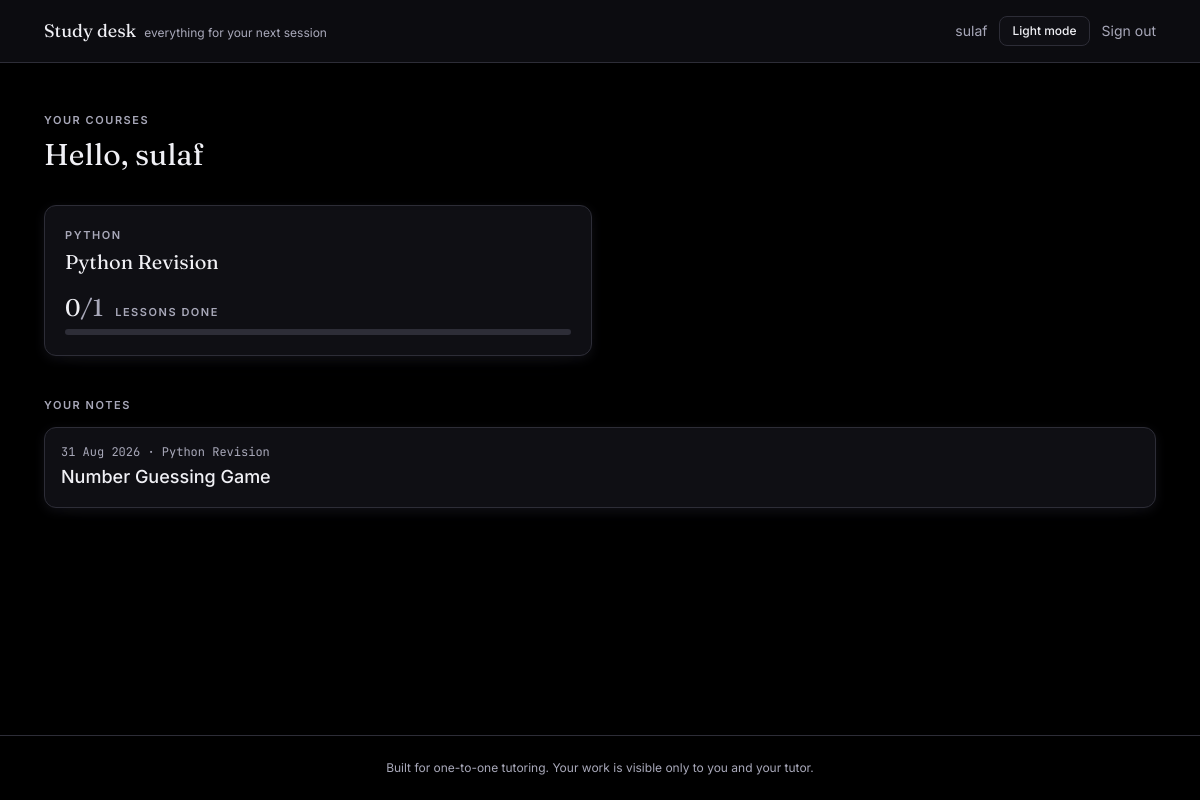
The page / (signed in) on the database its author committed.
### accounts/models.py (models this page shows, shortened)
class StudentProfile(models.Model):
    PLATFORMS = [
        ("fiverr", "Fiverr"),
        ("preply", "Preply"),
        ("direct", "Direct / Zoom"),
    ]
    user = models.OneToOneField(
        settings.AUTH_USER_MODEL, on_delete=models.CASCADE, related_name="student_profile"
    )
    display_name = models.CharField(
        max_length=60, help_text="What the student is called in lessons. A first name is enough."
    )
    platform = models.CharField(max_length=20, choices=PLATFORMS, default="direct")
    is_minor = models.BooleanField(
        default=False, help_text="Tick if under 18. Guardian contact is then required."
    )
    guardian_email = models.EmailField(
        blank=True, help_text="Only for students under 18. Leave empty otherwise."
    )
    notes = models.TextField(
        blank=True, help_text="Teaching notes only. Do not store anything sensitive here."
    )
    created_at = models.DateTimeField(auto_now_add=True)
    class Meta:
        ordering = ["display_name"]

### learning/models.py (models this page shows, shortened)
class Course(models.Model):
    SUBJECTS = [
        ("python", "Python"),
        ("data", "Data science"),
        ("ml", "Machine learning / computer vision"),
        ("matlab", "MATLAB"),
        ("robotics", "Arduino / Webots robotics"),
        ("exam", "Exam preparation"),
    ]
    title = models.CharField(max_length=120)
    slug = models.SlugField(unique=True)
    subject = models.CharField(max_length=20, choices=SUBJECTS, default="python")
    description = models.TextField(blank=True)
    is_published = models.BooleanField(
        default=True, help_text="Untick to hide from students while you build it."
    )
    created_at = models.DateTimeField(auto_now_add=True)
    class Meta:
        ordering = ["title"]

class Lesson(models.Model):
    course = models.ForeignKey(Course, on_delete=models.CASCADE, related_name="lessons", null=True, blank=True)
    student = models.ForeignKey(
        settings.AUTH_USER_MODEL, on_delete=models.CASCADE, related_name="personal_lessons",
        null=True, blank=True, help_text="Set for a dated document written for one student.",
    )
    date = models.DateField(null=True, blank=True, help_text="Orders this on the student's timeline.")
    order = models.PositiveIntegerField(default=1, help_text="Position in the course (shared curriculum lessons only).")
    title = models.CharField(max_length=140)
    subtitle = models.CharField(max_length=255, blank=True)
    description = models.TextField(blank=True, help_text="What the student will do this session. (Legacy field — new lessons use markdown_source.)")
    markdown_source = models.TextField(blank=True, help_text="The lesson document. See skills/FORMAT_SPEC.md.")
    meta = models.JSONField(default=dict, blank=True, help_text="Unknown front-matter keys, rendered as header pills.")
    hint_seconds_default = models.PositiveIntegerField(default=20)
    is_published = models.BooleanField(default=True, help_text="Locked (unticked) lessons are invisible to the student.")
    class Meta:
        ordering = ["-date", "order", "id"]
    @property
    def is_document(self):
        return bool(self.markdown_source)

### learning/views.py (the view)
# urls.py: path("", views.dashboard, name="dashboard"),
@login_required
def dashboard(request):
    courses = enrolled_courses(request.user)
    cards = [{"course": c, **course_progress(request.user, c)} for c in courses]
    notes = student_lessons(request.user)
    return render(request, "learning/dashboard.html", {"cards": cards, "notes": notes})

### learning/services.py (called while the page is built)
def enrolled_courses(user):
    return Course.objects.filter(
        enrollments__student=user, enrollments__is_active=True, is_published=True
    ).distinct()

def student_lessons(student, *, include_locked=False):
    qs = Lesson.objects.filter(student=student).order_by("-date", "-id")
    if not include_locked:
        qs = qs.filter(is_published=True)
    return qs

### templates/learning/dashboard.html (shortened to what this page needs)
{% extends "base.html" %}
{% block content %}
<p class="eyebrow">Your courses</p>
<h1 class="mt-2 font-display text-3xl">Hello, {{ user.student_profile.display_name|default:user.username }}</h1>
{% if cards %}
<div class="mt-8 grid gap-4 sm:grid-cols-2">
  {% for card in cards %}
    <a href="{% url 'course_detail' card.course.slug %}" class="card block p-5 transition hover:border-mint-400">
      <p class="eyebrow">{{ card.course.get_subject_display }}</p>
      <h2 class="mt-1 font-display text-xl">{{ card.course.title }}</h2>
      <div class="mt-5">{% include "learning/_meter.html" with done=card.done total=card.total percent=card.percent %}</div>
    </a>
  {% endfor %}
</div>
{% else %}
<div class="card mt-8 p-8 text-center">
  <p class="font-display text-xl">No course yet</p>
  <p class="mt-2 text-sm text-slate-500">Your tutor adds your course here before your first session. Message them if you expected to see one.</p>
</div>
{% endif %}
{% if notes %}
<p class="eyebrow mt-10">Your notes</p>
<ol class="mt-3 divide-y divide-line overflow-hidden rounded-xl border border-line bg-card shadow-card">
  {% for note in notes %}
    <li>
      <a href="{% url 'lesson_detail' note.id %}" class="flex items-center justify-between gap-4 p-4 transition hover:bg-paper">
        <div class="min-w-0">
          <p class="font-mono text-xs text-slate-500">{{ note.date }}{% if note.course %} · {{ note.course.title }}{% endif %}</p>
          <p class="mt-0.5 font-medium">{{ note.title }}</p>
        </div>
      </a>
    </li>
  {% endfor %}
</ol>
{% endif %}
{% endblock %}

### templates/base.html (shortened to what this page needs)
{% load static %}<!doctype html>
<html lang="en" class="h-full">
<head>
<link rel="stylesheet" href="{% static 'css/app.css' %}">
</head>
<body class="min-h-full flex flex-col">
<header class="border-b border-line bg-card/80 backdrop-blur">
  <div class="mx-auto flex max-w-6xl items-center justify-between px-5 py-4">
    <a href="{% url 'dashboard' %}" class="flex items-baseline gap-2">
      <span class="font-display text-lg text-ink">Study desk</span>
      <span class="hidden text-xs text-slate-500 sm:inline">everything for your next session</span>
    </a>
    <div class="flex items-center gap-3 text-sm">
      {% if user.is_authenticated %}
        <span class="hidden text-slate-500 sm:inline">{{ user.student_profile.display_name|default:user.username }}</span>
      {% endif %}
      <button type="button" data-theme-toggle class="btn-quiet px-3 py-1.5 text-xs">Light mode</button>
      {% if user.is_authenticated %}
        <form method="post" action="{% url 'logout' %}">{% csrf_token %}
          <button class="text-slate-500 hover:text-ink">Sign out</button>
        </form>
      {% endif %}
    </div>
  </div>
</header>
<main id="main" class="mx-auto w-full max-w-6xl flex-1 px-5 py-8 sm:py-12">
  {% block content %}{% endblock %}
</main>
<footer class="border-t border-line py-6 text-center text-xs text-slate-500">
  Built for one-to-one tutoring. Your work is visible only to you and your tutor.
</footer>
</body>
</html>

### templates/learning/_meter.html (shortened to what this page needs)
<div class="flex items-baseline gap-3">
  <span class="font-display text-2xl leading-none">{{ done }}<span class="text-slate-500">/{{ total }}</span></span>
  <span class="eyebrow">lessons done</span>
</div>
<div class="mt-2 h-1.5 w-full overflow-hidden rounded-full bg-line" role="progressbar"
     aria-valuenow="{{ percent }}" aria-valuemin="0" aria-valuemax="100"
     aria-label="Course progress">
</div>

### rows shown on the page
Course: course.subject "PYTHON", course "Python Revision", done "0", is_published "1"
Lesson: date "31 Aug 2026", course "Python Revision", title "Number Guessing Game"

### other values the page prints
{{ user.student_profile.display_name|default:user.username }} "sulaf"
